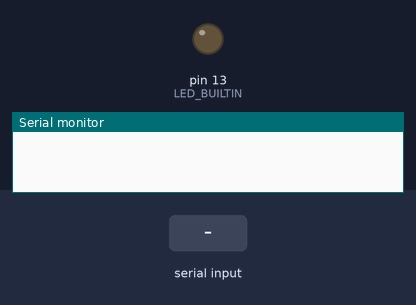
The sketch below on a simulated Arduino Uno, built with avr-gcc and run on an emulated ATmega328P. On the bench: output pins drawn as LEDs (lit = HIGH), the last lines printed to the serial monitor. The inputs (shaded band) are chosen by the test bench.

Above: at 1.2 s.
1.3 s: "1" received over the second serial link
At 1.6 s:
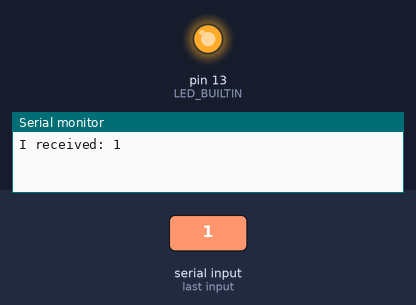
2.8 s: "0" received over the second serial link
At 4.0 s:
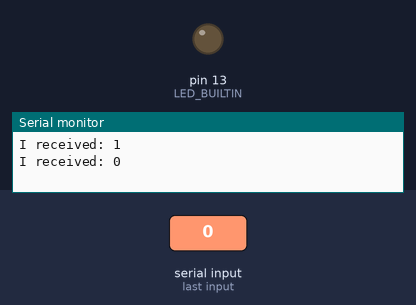
Timing chart, 0 to 5.8 s (numbered marks = the images above; inputs shaded):
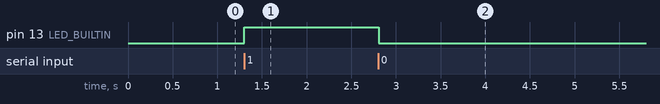

Measured:
- after the input at 1.3 s, pin 13 (LED_BUILTIN): LOW → HIGH at once
- after the input at 2.8 s, pin 13 (LED_BUILTIN): HIGH → LOW at once

The sketch:

Serial.ino
```cpp
#include "SoftwareSerial.h"

SoftwareSerial HC12(10, 11);

void setup() {
  Serial.begin(9600);
  HC12.begin(115200);
  pinMode(LED_BUILTIN, OUTPUT);
}

char b = 0;

void loop() {
  if (HC12.available() > 0) {
    b = HC12.read();

    // say what you got:
    Serial.print("I received: ");
    Serial.println(b);
    if (b == '1') {
      digitalWrite(LED_BUILTIN, HIGH);
    } else if ( b == '0') {
      digitalWrite(LED_BUILTIN, LOW);
    }
//    Serial.flush();
  }
  delay(10);
}
```
